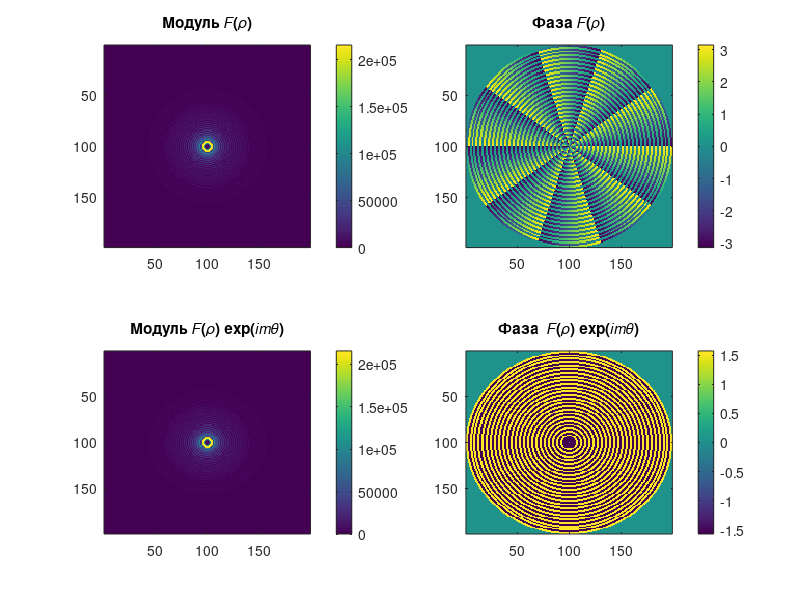

Write the MATLAB code that produced this figure.
m = 5  
R = 5
n = 100

function result = f(r)
	R_1_5 = 10*r.^5 - 12*r.^3 + 3*r;
	result = R_1_5;
  end

r = linspace(0, R, n); % Диапазон x
rho = linspace(0, R, n); % Диапазон rho

f_values = f(r);

% Финитное преобразование Фурье методом прямоугольников
F = zeros(size(rho));
dr = r(2) - r(1);

for k = 1:n
    integrand = f_values .* besselj(m, 2 * pi * rho(k) * r) .* r;
    F(k) = 2 * pi * 1i^(-m) * sum(integrand) * dr;
end

a = zeros(2*n - 1);

b = zeros(2*n - 1);

for j = 1:(2*n - 1)
    for k = 1:(2*n - 1)
        alpha = int64(sqrt((j - n)^2 + (k - n)^2)) + 1;
        if alpha <= n
            a(j, k) = F(alpha) * exp(1i * m * atan2(k - n, j - n));
            b(j, k) = F(alpha);
        end
    end
end

% Вычисление модуля и фазы
magnitude = abs(a);
phase = angle(a);

% Построение графиков
figure;
subplot(2, 2, 1);
imagesc(magnitude);
title('Модуль 𝐹(𝜌)');
colorbar;

subplot(2, 2, 2);
imagesc(phase);
title('Фаза 𝐹(𝜌)');
colorbar;

% Вычисление модуля и фазы
magnitude = abs(b);
phase = angle(b);

% Построение графиков
subplot(2, 2, 3);
imagesc(magnitude);
title('Модуль 𝐹(𝜌) exp(𝑖𝑚𝜃)');
colorbar;

subplot(2, 2, 4);
imagesc(phase);
title('Фаза  𝐹(𝜌) exp(𝑖𝑚𝜃)');
colorbar;